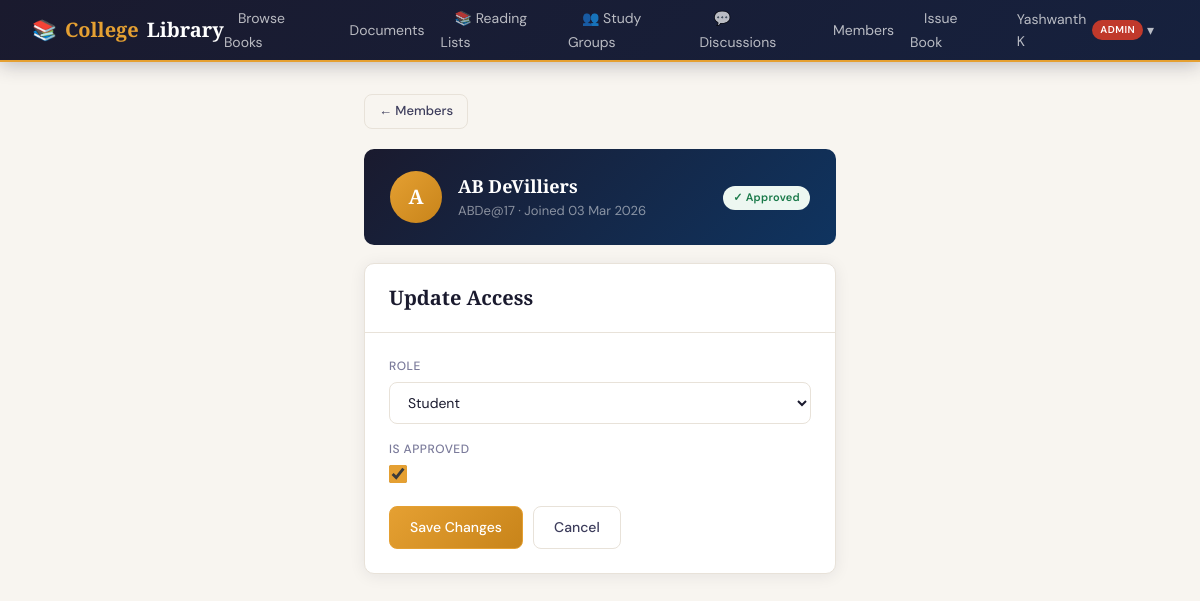
Page /accounts/users/5/approve/ (signed in) on the committed database.
### accounts/models.py (models this page shows, shortened)
class CustomUser(AbstractUser):
    class Role(models.TextChoices):
        ADMIN = 'ADMIN', 'Admin'
        LIBRARIAN = 'LIBRARIAN', 'Librarian'
        TEACHER = 'TEACHER', 'Teacher'
        STUDENT = 'STUDENT', 'Student'
    role = models.CharField(
        max_length=20,
        choices=Role.choices,
        default=Role.STUDENT,
    )
    phone_number = models.CharField(max_length=15, blank=True)
    department = models.CharField(max_length=100, blank=True)   # e.g. "Computer Science"
    student_id = models.CharField(max_length=20, blank=True, unique=True, null=True)
    profile_picture = models.ImageField(upload_to='profiles/', blank=True, null=True)
    is_approved = models.BooleanField(default=False)            # Admin must approve new members
    date_of_joining = models.DateField(auto_now_add=True)
    @property
    def can_manage_books(self):
        return self.role in (self.Role.ADMIN, self.Role.LIBRARIAN)

### accounts/views.py (the view)
# urls.py: path('users/<int:user_id>/approve/', views.approve_user_view, name='approve_user'),
@login_required
@staff_required
def approve_user_view(request, user_id):
    member = get_object_or_404(CustomUser, pk=user_id)
    if request.method == 'POST':
        form = AdminApproveUserForm(request.POST, instance=member)
        if form.is_valid():
            form.save()
            action = "approved" if member.is_approved else "updated"
            messages.success(request, f"User {member.username} {action}.")
            return redirect('accounts:manage_users')
    else:
        form = AdminApproveUserForm(instance=member)
    return render(request, 'accounts/approve_user.html', {'form': form, 'member': member})

### accounts/forms.py (shortened to what this page needs)
class AdminApproveUserForm(forms.ModelForm):
    class Meta:
        model = CustomUser
        fields = ['role', 'is_approved']

### templates/accounts/approve_user.html (shortened to what this page needs)
{% extends 'base.html' %}
{% block content %}
<div class="page" style="max-width:520px;">
  <a href="{% url 'accounts:manage_users' %}" class="btn btn-outline btn-sm" style="margin-bottom:20px;">← Members</a>
  <div style="background:linear-gradient(135deg,var(--navy),var(--navy-deep));border-radius:var(--radius);padding:22px 26px;margin-bottom:18px;display:flex;align-items:center;gap:16px;">
    <div style="width:52px;height:52px;border-radius:50%;background:linear-gradient(135deg,var(--gold),var(--gold-dk));display:flex;align-items:center;justify-content:center;font-size:20px;font-weight:700;color:#fff;font-family:'Playfair Display',serif;flex-shrink:0;">
      {{ member.first_name|first|upper|default:member.username|first|upper }}
    </div>
    <div>
      <div style="color:#fff;font-family:'Playfair Display',serif;font-size:18px;font-weight:600;">{{ member.get_full_name|default:member.username }}</div>
      <div style="color:rgba(255,255,255,0.5);font-size:13px;">{{ member.username }} · Joined {{ member.date_joined|date:"d M Y" }}</div>
    </div>
    <div style="margin-left:auto;">
      {% if member.is_approved %}<span class="badge badge-green">✓ Approved</span>
      {% else %}<span class="badge badge-gold">⏳ Pending</span>{% endif %}
    </div>
  </div>
  <div class="card">
    <div class="card-header"><span class="card-title">Update Access</span></div>
    <div class="card-body">
      <form method="post">
        {% for field in form %}
        <div class="form-group">
          <label>{{ field.label }}</label>
          {{ field }}
        </div>
        {% endfor %}
        <div style="display:flex;gap:10px;margin-top:6px;">
          <button type="submit" class="btn btn-gold">Save Changes</button>
          <a href="{% url 'accounts:manage_users' %}" class="btn btn-outline">Cancel</a>
        </div>
      </form>
    </div>
  </div>
</div>
{% endblock %}

### templates/base.html (shortened to what this page needs)
<!DOCTYPE html>
<html lang="en">
<head>
</head>
<body>
{% if user.is_authenticated %}
<nav class="navbar">
  <a class="nav-brand" href="{% url 'accounts:dashboard' %}">📚 <span>College</span> Library</a>
  <ul class="nav-links">
    <li><a href="{% url 'books:book_list' %}">Browse Books</a></li>
    <li><a href="{% url 'books:document_list' %}">Documents</a></li>
    <li><a href="{% url 'social:reading_lists' %}">📚 Reading Lists</a></li>
    <li><a href="{% url 'social:study_rooms' %}">👥 Study Groups</a></li>
    <li><a href="{% url 'social:discussions' %}">💬 Discussions</a></li>
    {% if user.can_manage_books %}
      <li><a href="{% url 'accounts:manage_users' %}">Members</a></li>
      <li><a href="{% url 'accounts:issue_book' %}">Issue Book</a></li>
    {% else %}
      <li><a href="{% url 'accounts:my_borrows' %}">My Books</a></li>
    {% endif %}
    <li class="nav-dropdown">
      <a href="#" class="nav-dropdown-toggle">
        {{ user.get_full_name|default:user.username }}
        <span class="nav-role-badge role-{{ user.role|lower }}">{{ user.get_role_display }}</span>
        &nbsp;▾
      </a>
    </li>
  </ul>
</nav>
{% endif %}
{% block content %}{% endblock %}
</body>
</html>

### templates/base.html (style rules this page uses)
:root { --navy: #1a1a2e; --navy-mid: #16213e; --navy-deep: #0f3460; --gold: #e5a032; --gold-dk: #c8841a; --gold-lt: #fdf3e0; --gold-bd: #f0d79a; --cream: #f8f5f0; --paper: #f2ede6; --border: #e8e2d9; --ink: #1a1a2e; --ink2: #3d3d5c; --ink3: #7a7a9a; --white: #ffffff; --danger: #c0392b; --success: #1a7a4a; --warn: #b5832a; --info: #0d6e6e; --radius: 10px; --shadow: 0 2px 16px rgba(26,26,46,0.08); --shadow-lg: 0 8px 40px rgba(26,26,46,0.16); }
*, *::before, *::after { box-sizing: border-box; margin: 0; padding: 0; }
body { font-family: 'DM Sans', sans-serif; background: var(--cream); color: var(--ink); min-height: 100vh; font-size: 15px; line-height: 1.6; }
.navbar { background: linear-gradient(135deg, var(--navy) 0%, var(--navy-mid) 100%); padding: 0 32px; height: 62px; display: flex; align-items: center; justify-content: space-between; position: sticky; top: 0; z-index: 200; border-bottom: 2px solid var(--gold); box-shadow: 0 2px 20px rgba(26,26,46,0.3); }
.nav-brand { font-family: 'Playfair Display', serif; font-size: 20px; font-weight: 700; color: #fff; text-decoration: none; display: flex; align-items: center; gap: 8px; }
.nav-brand span { color: var(--gold); }
.nav-links { display: flex; align-items: center; gap: 2px; list-style: none; }
.nav-links a { color: rgba(255,255,255,0.7); text-decoration: none; font-size: 14px; font-weight: 400; padding: 7px 14px; border-radius: 8px; transition: all 0.2s; }
.nav-role-badge { font-size: 10px; font-weight: 600; padding: 2px 8px; border-radius: 20px; margin-left: 6px; text-transform: uppercase; letter-spacing: 0.5px; }
.role-admin { background: #c0392b; color: #fff; }
.nav-dropdown { position: relative; }
.nav-dropdown-toggle { cursor: pointer; display: flex; align-items: center; }
.page { padding: 32px 24px; max-width: 1160px; margin: 0 auto; }
.card { background: #fff; border: 1px solid var(--border); border-radius: var(--radius); box-shadow: var(--shadow); }
.card-header { padding: 18px 24px; border-bottom: 1px solid var(--border); display: flex; align-items: center; justify-content: space-between; }
.card-title { font-family: 'Playfair Display', serif; font-size: 20px; font-weight: 600; color: var(--ink); }
.card-body { padding: 24px; }
.btn { display: inline-flex; align-items: center; gap: 6px; padding: 9px 20px; border-radius: 8px; font-family: 'DM Sans', sans-serif; font-size: 14px; font-weight: 500; cursor: pointer; border: 1.5px solid transparent; text-decoration: none; transition: all 0.18s; white-space: nowrap; }
.btn-gold { background: linear-gradient(135deg, var(--gold), var(--gold-dk)); color: #fff; border-color: var(--gold); }
.btn-outline { background: transparent; color: var(--ink2); border-color: var(--border); }
.btn-sm { padding: 6px 14px; font-size: 13px; }
.form-group { margin-bottom: 16px; }
label { display: block; font-size: 12px; font-weight: 500; color: var(--ink3); text-transform: uppercase; letter-spacing: 0.5px; margin-bottom: 6px; }
input, select, textarea { width: 100%; padding: 11px 14px; border: 1.5px solid var(--border); border-radius: 8px; background: #fff; font-family: 'DM Sans', sans-serif; font-size: 14px; color: var(--ink); transition: border-color 0.2s, box-shadow 0.2s; outline: none; }
input::placeholder { color: #c4bdb5; }
.badge { display: inline-flex; align-items: center; padding: 3px 10px; border-radius: 20px; font-size: 11px; font-weight: 600; letter-spacing: 0.3px; }
.badge-green { background: #edf7f1; color: var(--success); }

### templates/accounts/approve_user.html (style rules this page uses)
select { padding:10px 14px; border:1.5px solid var(--border); border-radius:8px; font-family:'DM Sans',sans-serif; font-size:14px; outline:none; width:100%; }
input[type="checkbox"] { width:18px; height:18px; accent-color:var(--gold); cursor:pointer; }

### rows in the picture
CustomUser: get_full_name "Yashwanth K", role "ADMIN"
CustomUser: first_name|first "A", get_full_name "AB DeVilliers", username "ABDe@17", date_joined "03 Mar 2026", form "Student" "☑"

### other values in the picture
{{ field.label }} "ROLE" "IS APPROVED"
